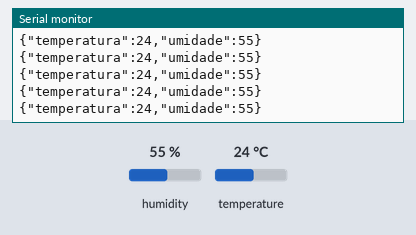
Simulated run of this sketch. Board: Arduino Uno, built with avr-gcc and run on an emulated ATmega328P. Shown: the last lines printed to the serial monitor. Inputs (shaded band) come from the test bench; at power-on: humidity 55 %, temperature 24 °C.

Above: at 2.8 s.
2.9 s: humidity set to 22 %
At 4.5 s:
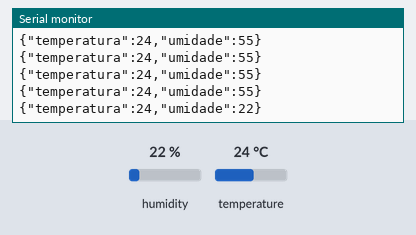
5.6 s: temperature set to 12 °C
At 6.0 s:
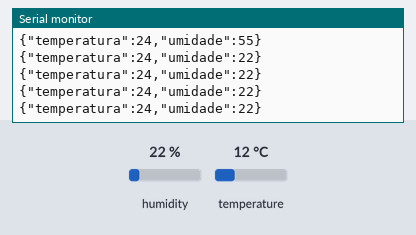
8.3 s: humidity set to 40 %
At 8.3 s:
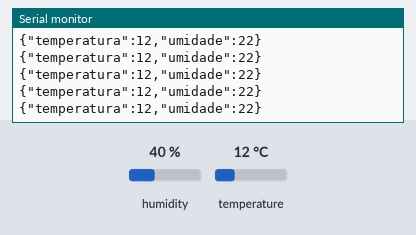
Timing chart, 0 to 11.3 s (numbered marks = the images above; inputs shaded):
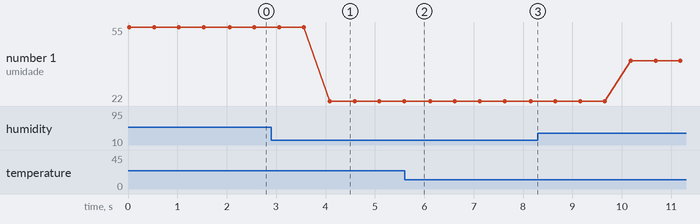

The sketch:

temperatura.ino
```cpp
/////Json
#include <ArduinoJson.h>
const int TAMANHO = 50;

///// Sensor DTH
#include "DHT.h"
#define DHTPIN  7
#define DHTTYPE DHT11
DHT dht(DHTPIN, DHTTYPE);

void setup()
{
  //inicialia c sensor
  dht.begin();

  //inicializa comunicação serial
  Serial.begin(9600);
}

void loop()
{
  StaticJsonDocument<TAMANHO> json;

  // Faz a leitura da temperatura
  float temp = dht.readTemperature();
  // faz a leitura da humidade
  float umi = dht.readHumidity();

  //formato de escrita do json
  json["temperatura"] = temp;
  json["umidade"] = umi;

  serializeJson(json, Serial);
  Serial.println();

  //delay
  delay(500);
}
```

Measured:
- after the input at 2.9 s, the serial monitor: prints a new line after 1.2 s (image 1)
- plotted number 1: 55 → 22 after the input at 2.9 s, 22 → 40 after the input at 8.3 s
